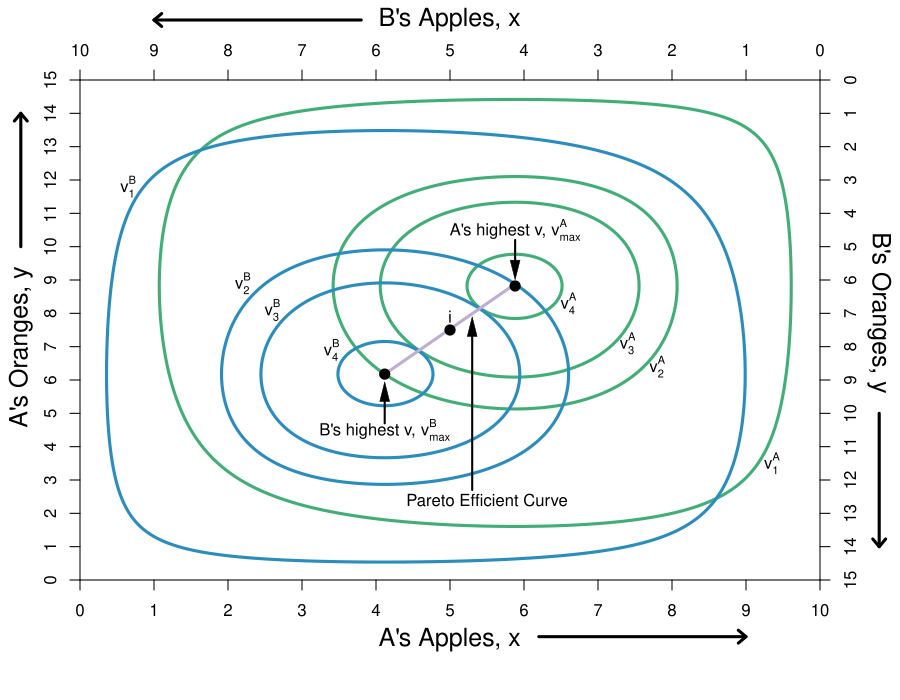

Write R code to recreate this figure.
#Graph Designer: Simon Halliday & Madeleine Wettach '20
#Authors: Bowles, Foley and Halliday
#Title: Microeconomics: Competition, Conflict and Coordination

require(shape)
pdf(file = "property/step_by_step_graphs_5/property_hg_hga_step3.pdf", width = 9, height = 7)

#Set parameters for graphics
axislabelsize <- 1.5
graphlinewidth <- 3

COL <- c("#7fc97f", "#beaed4", "#fdc086", "#ffff99", "#386cb0", "#f0027f", "#bf5b17", "#666666")
COLA <- c("#99d8c9","#66c2a4","#41ae76", "#238b45", "#005824")
COLB <- c("#4eb3d3", "#2b8cbe", "#0868ac","#084081")

par(mar =  c(6, 4, 4, 4))

uA <- function(x, y) {
  0.5*log(x) + 0.5*log(y) + 0.35*log(10 - x) + 0.35*log(15 - y)
}

uB <- function(x, y) {
  0.35*log(x) + 0.35*log(y) + 0.5*log(10 - x) + 0.5*log(15 - y) 
}

xlims <- c(0, 10)
ylims <- c(0, 15)

npts <- 501 
x <- seq(xlims[1], xlims[2], length.out = npts)
y <- seq(ylims[1], ylims[2], length.out = npts) 
a <- c(2.526628, 3.000297, 3.05, 3.1)
b <- c(2.5, 2.998083, 3.05, 3.1)

#B's value when at A's bliss point
#0.35*log(5.88) + 0.35*log(8.88) + 0.5*log(10 - 5.88) + 0.5*log(15 - 8.88) 

#B's bliss point x = 4.11765; y = 6.17647
#A's value when at A's bliss point
#0.5*log(4.11765) + 0.5*log(6.17647) + 0.35*log(10 - 4.11765) + 0.35*log(15 - 6.17647) 


plot(0, 0, xlim = xlims, ylim = ylims, type = "n",
     xlab = expression(paste("")),
     ylab = expression(paste("")), 
     xaxt = "n", 
     yaxt = "n", 
     cex.lab = axislabelsize, 
     bty = "n",
     xaxs="i", 
     yaxs="i")

ticksy <- seq(from = 0, to = 15, by = 1)
ylabels <- seq(from = 0, to = 15, by = 1)
ticksx <- seq(from = 0, to = 10, by = 1)
xlabels <- seq(from = 0, to = 10, by = 1)
axis(1, at = ticksx, pos = 0, labels = xlabels)
axis(2, at = ticksy, pos = 0, labels = ylabels, las = 0)


persp(x, y, outer(x, y, u), ticktype="detailed") 
contour(x, y, 
        outer(x, y, uA),
        #labels = c("v1", "v2", "v3"),
        drawlabels = FALSE,
        col = COLA[3],
        #xlab = expression(paste("A's Apples, ", x)),
        #ylab = expression(paste("A's Oranges, ", y)),
        #cex.lab = axislabelsize,
        lwd = graphlinewidth,
        levels = a, 
        xaxs="i", 
        yaxs="i", 
        add = TRUE) 

mtext("A's Apples, x", side=1, line = 2.5, cex = axislabelsize)
text(-0.8, 7, expression(paste("A's Oranges, y")), xpd = TRUE, cex = axislabelsize, srt = 90) 

#Add arrows:
arrows(-0.8, 10, -0.8, 14, xpd = TRUE, length=0.1,angle=40,lwd=3)
arrows(6.2, -1.7, 9, -1.7, xpd = TRUE, length=0.1,angle=40,lwd=3)


contour(x, y, 
        outer(x, y, uB),
        #labels = c("v1", "v2", "v3"),
        drawlabels = FALSE,
        col = COLB[2],
        #xlab = expression(paste("")),
        #ylab = expression(paste("")),
        lwd = graphlinewidth,
        levels = b, 
        add = TRUE
        #xaxs="i", 
        #yaxs="i"
) 

segments(4.11765, 6.17647, 5.88, 8.88, lty = 1, col = COL[2] , lwd = graphlinewidth)
text(5.5, 2.4, expression("Pareto Efficient Curve"))
Arrows(5.3, 2.7, 5.3, 7.6, col = "black", lty = 1, lwd = 2, arr.type = "triangle", arr.lwd = 0.5)

#Label the iso-welfare functions for the HG, Aisha
text(9.35, 3.5, expression(v[1]^A))
text(7.8, 6.4, expression(v[2]^A))
text(7.4, 7.1, expression(v[3]^A))
text(6.6, 8.3, expression(v[4]^A))

#Label the indifference curves for the HG, Betty
text(0.65, 11.8, expression(v[1]^B))
text(2.2, 8.9, expression(v[2]^B))
text(2.6, 8.1, expression(v[3]^B))
text(3.4, 6.9, expression(v[4]^B))

#Label point i. 
points(5, 7.5, pch = 16, col = "black", cex = 1.5)
text(5, 7.9, expression(paste("i")))


#points(5.84, 8.77, pch = 16, col = "black", cex = 1.5)

#A's bliss point - 3.1073 is the value of u
points(x = 5.88, y = 8.82, pch = 16, col = "black", cex = 1.5)
text(5.88, 10.5, expression(paste("A's highest v, ", v[max]^A)))
Arrows(5.88, 10.2, 5.88, 9.3, col = "black", lty = 1, lwd = 2, arr.type = "triangle", arr.lwd = 0.5)

#B's bliss point: 
points(x = 4.11765, y = 6.17647, pch = 16, col = "black", cex = 1.5)
text(x = 4.11765, y = 4.5, expression(paste("B's highest v, ", v[max]^B)))
Arrows(4.11765, 4.7, 4.11765, 5.65, col = "black", lty = 1, lwd = 2, arr.type = "triangle", arr.lwd = 0.5)



par(new = TRUE)

#Use the same x and ylims as previously, but with locations switched
xlims2 <- c(10, 0)
ylims2 <- c(15, 0)

#Leave the ylab and xlab blank to ensure no axes titles
plot(0, 0, xlim = xlims2, ylim = ylims2, type = "n",
     xlab = expression(paste("")),
     ylab = expression(paste("")),
     xaxt = "n", 
     yaxt = "n", 
     cex.lab = 1.3, 
     bty = "n",
     xaxs="i", 
     yaxs="i")

#Set up axes at sides 3 and 4 (top and right)
axis(side = 3, at = ticksx, pos = 0, labels = xlabels)
axis(side = 4, at = ticksy, pos = 0, labels = ylabels, las = 0)
mtext("B's Apples, x", side=3, line = 2.5, cex = axislabelsize)
text(-0.8, 7, expression(paste("B's Oranges, y")), xpd = TRUE, cex = axislabelsize, srt = 270) 

#Add arrows:
arrows(-0.8, 10, -0.8, 14, xpd = TRUE, length=0.1,angle=40,lwd=3)
arrows(6.2, -1.8, 9, -1.8, xpd = TRUE, length=0.1,angle=40,lwd=3)


#Customize ticks and labels for the plot
#ticksy <- seq(from = 0, to = 15, by = 1)
#ylabels <- seq(from = 0, to = 15, by = 1)
#ticksx <- seq(from = 0, to = 10, by = 1)
#xlabels <- seq(from = 0, to = 10, by = 1)
#axis(1, at = ticksx, pos = 0, labels = xlabels)
#axis(2, at = ticksy, pos = 0, labels = ylabels, las = 0)

dev.off()
